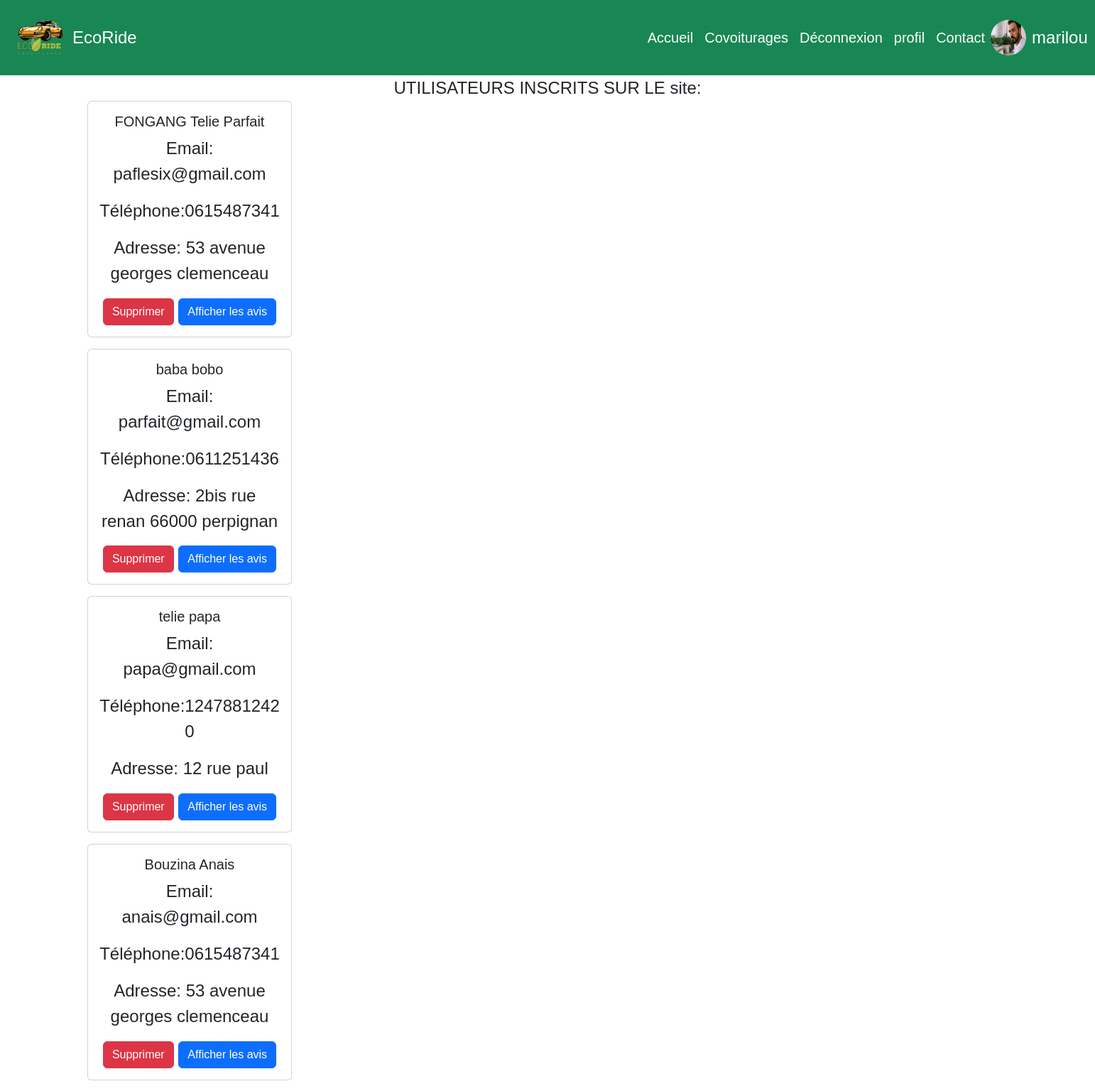
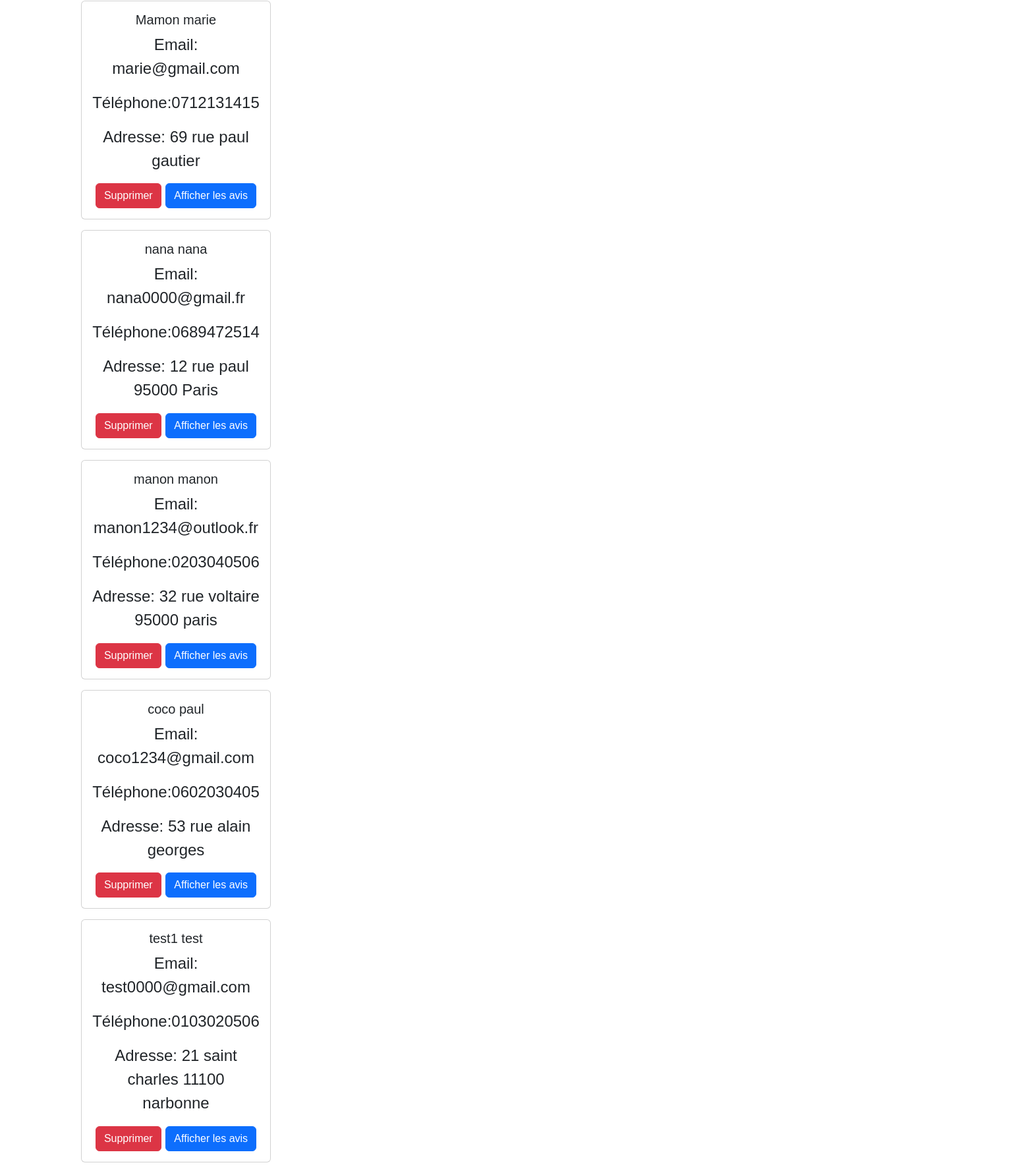
The page /dashboard.php (signed in, upper part) on the database its author committed (2 pictures, top to bottom).
### tables this page shows
CREATE TABLE `utilisateur` (
  `Id_utilisateur` int(11) NOT NULL,
  `nom` varchar(50) DEFAULT NULL,
  `prenom` varchar(50) DEFAULT NULL,
  `email` varchar(50) DEFAULT NULL,
  `password` varchar(256) DEFAULT NULL,
  `telephone` varchar(50) DEFAULT NULL,
  `adresse` varchar(50) DEFAULT NULL,
  `date_naissance` varchar(50) DEFAULT NULL,
  `photo` varchar(50) DEFAULT NULL,
  `pseudo` varchar(50) DEFAULT NULL
);

### includes/fonctions.php (called while the page is built, shortened)
<?php
function afficherUtilisateurs($conn)
{
    try {
        $stmt = $conn->query("SELECT * FROM utilisateur");
        $utilisateurs = $stmt->fetchAll(PDO::FETCH_ASSOC);
        return $utilisateurs;
    } catch (PDOException $e) {
        echo "Erreur : " . $e->getMessage();
    }
}
$utilisateurs = afficherUtilisateurs($conn);
?>

### dashboard.php (the view, shortened to what this page needs)
<?php
include 'includes/header.php';
include 'includes/connect.php';
?>
<?php
include 'includes/fonctions.php';
echo 'UTILISATEURS INSCRITS SUR LE site:';
$utilisateurs = afficherUtilisateurs($conn);
foreach ($utilisateurs as $utilisateur) { ?>
    <div class="container d-flex-row   mt-6  flex-direction:wrap " style="width: 100%;">
        <div class="card mb-3 " style="width: 18rem;">
            <div class="card-body">
                <h5 class="card-title"> <?= htmlspecialchars($utilisateur['nom']) ?> <?= htmlspecialchars($utilisateur['prenom']) ?> </h5>
                <p class="card-text">Email: <?= htmlspecialchars($utilisateur['email']) ?> </p>
                <p class="card-text">Téléphone:<?= htmlspecialchars($utilisateur['telephone']) ?></p>
                <p class="card-text">Adresse: <?= htmlspecialchars($utilisateur['adresse']) ?></p>
                <button class="btn btn-danger" id="suppr_user" data-bs-toggle="collapse" data-bs-target="#avis<?php echo $utilisateur['Id_utilisateur']; ?>">Supprimer</button>
                <bouton class="btn btn-primary" id="View_avis_user" data-bs-toggle="collapse" data-bs-target="#avis' . $utilisateur['Id_utilisateur'] . '">Afficher les avis</button>
            </div>
        </div>
    </div>
<?php
}
?>
</body>
</html>

### rows shown on the page
utilisateur: nom "FONGANG Telie", prenom "Parfait", email "paflesix@gmail.com", telephone "0615487341", adresse "53 avenue georges clemenceau"
utilisateur: nom "baba", prenom "bobo", email "parfait@gmail.com", telephone "0611251436", adresse "2bis rue renan 66000 perpignan"
utilisateur: nom "telie", prenom "papa", email "papa@gmail.com", telephone "12478812420", adresse "12 rue paul"
utilisateur: nom "Bouzina", prenom "Anais", email "anais@gmail.com", telephone "0615487341", adresse "53 avenue georges clemenceau"
utilisateur: nom "Mamon", prenom "marie", email "marie@gmail.com", telephone "0712131415", adresse "69 rue paul gautier"
utilisateur: nom "nana", prenom "nana", email "nana0000@gmail.fr", telephone "0689472514", adresse "12 rue paul 95000 Paris"
utilisateur: nom "manon", prenom "manon", email "manon1234@outlook.fr", telephone "0203040506", adresse "32 rue voltaire 95000 paris"
utilisateur: nom "coco", prenom "paul", email "coco1234@gmail.com", telephone "0602030405", adresse "53 rue alain georges"
utilisateur: nom "test1", prenom "test", email "test0000@gmail.com", telephone "0103020506", adresse "21 saint charles 11100 narbonne"

### other values the page prints
$_SESSION['user']['pseudo'] "marilou"
